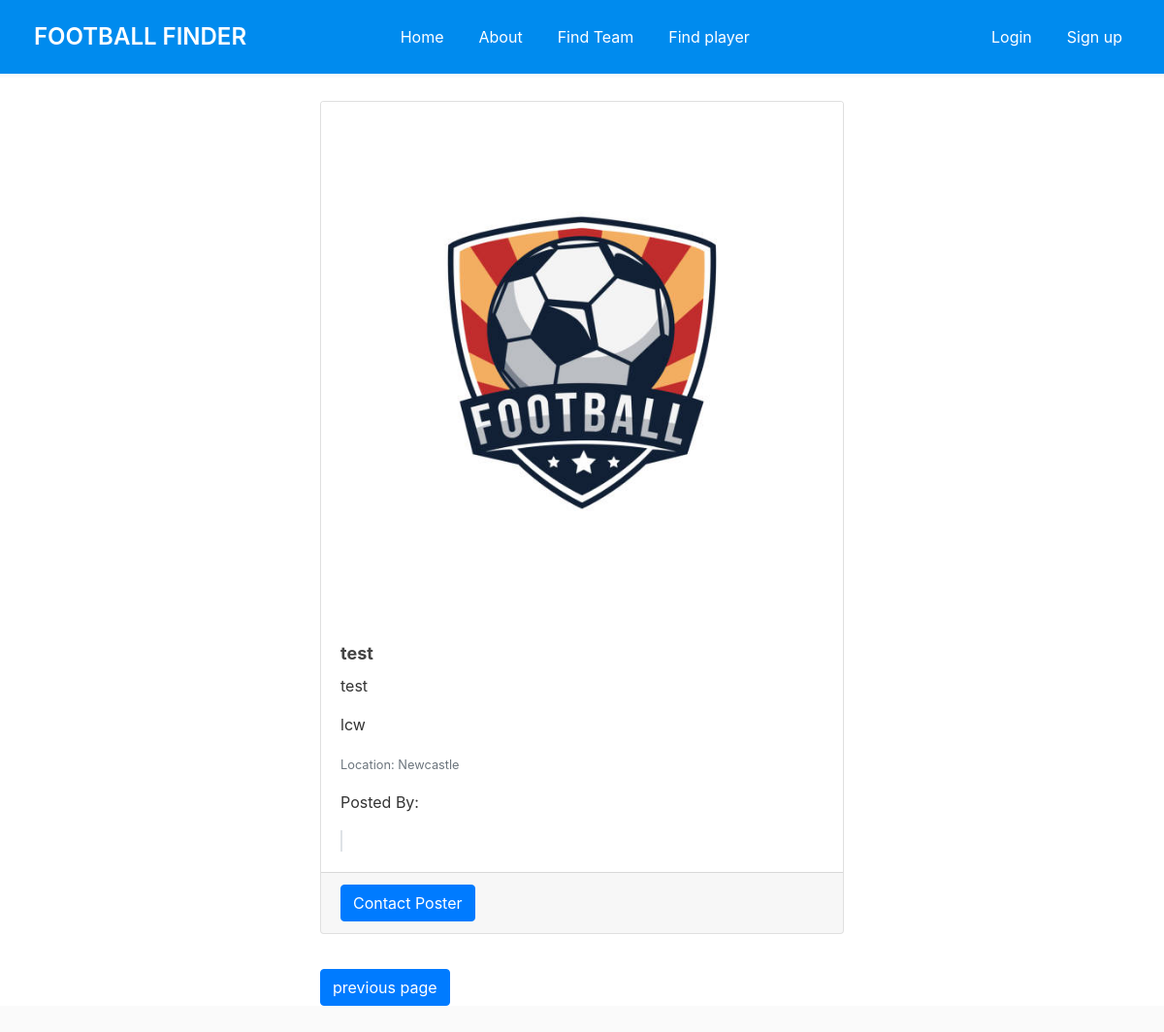
The app's page /listing/1/ with its own data.
### ffinderapp/models.py (models this page shows, shortened)
class Listing(models.Model):
    team = models.ForeignKey(get_user_model(), on_delete=models.CASCADE)  # Assuming team is a custom user model
    title = models.CharField(max_length=100)
    description = models.TextField()
    requirements = models.TextField()
    created_at = models.DateTimeField(auto_now_add=True)
    location = models.CharField(max_length=100, default='')
    city = models.CharField(max_length=100, default='')
    photo = models.ImageField(upload_to='media/listing_photos/', null=True, blank=True)  # Adding photo field
    positions = models.CharField(max_length=100, default='')
    user_profile = models.ForeignKey('CustomUser', on_delete=models.CASCADE, null= True)

### ffinderapp/views.py (the view)
# urls.py: path('listing/<int:listing_id>/', views.listing_detail, name='listing_detail'),
def listing_detail(request, listing_id):
    listing = Listing.objects.get(id=listing_id)
    user_profile = listing.user_profile
    return render(request, 'ffinderapp/listing_detail.html', {'listing': listing, 'user_profile': user_profile})

### ffinderapp/templates/ffinderapp/listing_detail.html (shortened to what this page needs)
{% extends 'ffinderapp/base.html' %}
{% load static %}
{% block content %}
<div class="container mt-4">
  <div class="row">
    <div class="col-md-6 offset-md-3">
      <div class="card">
        <img src="{% if listing.photo %}{{ listing.photo.url }}{% else %}{% static 'media/logo.jpeg' %}{% endif %}" class="card-img-top" alt="Listing Image">
        <div class="card-body">
          <h5 class="card-title">{{ listing.title }}</h5>
          <p class="card-text">{{ listing.description }}</p>
          <p class="card-text">{{ listing.positions }}</p>
          <p class="card-text"><small class="text-muted">Location: {{ listing.location }}</small></p>
          <p>Posted By: {{CustomUser.user.username}}</p>
          <span class="border border-5"></span>
        </div>
        <div class="card-footer">
          <button type="button" class="btn btn-primary" data-toggle="modal" data-target="#contactModal">
            Contact Poster
          </button>
        </div>
      </div>
      <button class="btn btn-primary mt-3" onclick="goBack()"> previous page</button>
    </div>
  </div>
</div>
{% endblock %}

### ffinderapp/static/css/styles.css (style rules this page uses)
html { position: relative; min-height: 100%; }
body { background: #fafafa; color: #333333; margin-top: 5rem; margin-bottom: 50px; }
h1, h2, h3, h4, h5, h6 { color: #444444; }
.card { margin-bottom: 20px; display: table; width: 100%; }
.card-img-top { max-width: 100%; height: auto; }
.card-title { font-size: 18px; font-weight: bold; margin-bottom: 10px; }
.card-text { font-size: 16px; }

### records on screen
Listing: title "test", description "test", positions "lcw", location "Newcastle"
